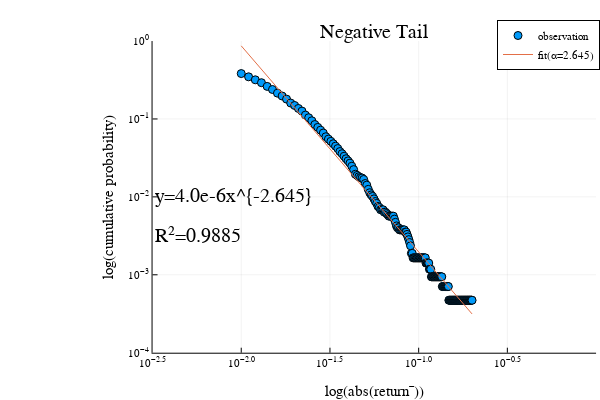

The code cell stored with this chart in its notebook:
### Code cell
absr⁻=abs.(r⁻)
α,c,R²=power_law_fit(absr⁻,xs)
plotly()
scatter(xs,ecdf(absr⁻).(xs),label="observation")
plot!(x->(10^c)*(x^(-α)),xs,label="fit(α=$(round(α;digits=3)))")
xlabel!("log(abs(return⁻))")
ylabel!("log(cumulative probability)")
title!("Negative Tail")
annotate!(-2.5,-2,text("y=$(round(10^c;digits=6))x^{-$(round(α;digits=3))}",:left))
annotate!(-2.5,-2.5,text("R²=$(round(R²;digits=4))",:left))
xaxis!(:log)
yaxis!(:log)
ylims!(10^-4,10^0)
xlims!(10^-2.5,10^0)

### Figure 1 — Plotly figure (JSON) as saved in the notebook; plotly's stock layout.template omitted (floating-point values rounded to 4 significant figures; data arrays with more than 128 entries replaced by an {"elided": "..."} marker saying what was removed)
{"data": [{"colorbar": {"title": {"text": ""}}, "legendgroup": "observation", "marker": {"color": "rgba(0, 154, 250, 1.000)", "line": {"color": "rgba(0, 0, 0, 1)", "width": 1}, "size": 8, "symbol": "circle"}, "mode": "markers", "name": "observation", "showlegend": true, "type": "scatter", "x": {"elided": "191 float values"}, "xaxis": "x", "y": {"elided": "191 float values"}, "yaxis": "y", "zmax": null, "zmin": null}, {"colorbar": {"title": {"text": ""}}, "legendgroup": "fit(α=2.645)", "line": {"color": "rgba(227, 111, 71, 1.000)", "dash": "solid", "shape": "linear", "width": 1}, "mode": "lines", "name": "fit(α=2.645)", "showlegend": true, "type": "scatter", "x": {"elided": "191 float values"}, "xaxis": "x", "y": {"elided": "191 float values"}, "yaxis": "y", "zmax": null, "zmin": null}], "layout": {"annotations": [{"font": {"color": "rgba(0, 0, 0, 1)", "family": "sans-serif", "size": 20}, "rotation": 0, "showarrow": false, "text": "Negative Tail", "x": 0.6238, "xanchor": "center", "xref": "paper", "y": 1, "yanchor": "top", "yref": "paper"}, {"font": {"color": "rgba(0, 0, 0, 1)", "family": "sans-serif", "size": 20}, "rotation": 0, "showarrow": false, "text": "y=4.0e-6x^{-2.645}", "x": -2.5, "xanchor": "left", "xref": "x", "y": -2, "yanchor": "middle", "yref": "y"}, {"font": {"color": "rgba(0, 0, 0, 1)", "family": "sans-serif", "size": 20}, "rotation": 0, "showarrow": false, "text": "R²=0.9885", "x": -2.5, "xanchor": "left", "xref": "x", "y": -2.5, "yanchor": "middle", "yref": "y"}], "height": 400, "legend": {"bgcolor": "rgba(255, 255, 255, 1.000)", "bordercolor": "rgba(0, 0, 0, 1)", "borderwidth": 1, "font": {"color": "rgba(0, 0, 0, 1)", "family": "sans-serif", "size": 11}, "title": {"font": {"color": "rgba(0, 0, 0, 1)", "family": "sans-serif", "size": 15}, "text": ""}, "tracegroupgap": 0, "traceorder": "normal", "x": 1, "xanchor": "auto", "y": 1, "yanchor": "auto"}, "margin": {"b": 20, "l": 0, "r": 0, "t": 20}, "paper_bgcolor": "rgba(255, 255, 255, 1.000)", "plot_bgcolor": "rgba(255, 255, 255, 1.000)", "showlegend": true, "width": 600, "xaxis": {"anchor": "y", "domain": [0.2542, 0.9934], "gridcolor": "rgba(0, 0, 0, 0.1)", "gridwidth": 0.5, "linecolor": "rgba(0, 0, 0, 1)", "mirror": false, "range": [-2.5, 0], "showgrid": true, "showline": true, "showticklabels": true, "tickangle": 0, "tickcolor": "rgb(0, 0, 0)", "tickfont": {"color": "rgba(0, 0, 0, 1)", "family": "sans-serif", "size": 11}, "tickmode": "array", "ticks": "inside", "ticktext": ["10<sup>−2.5</sup>", "10<sup>−2.0</sup>", "10<sup>−1.5</sup>", "10<sup>−1.0</sup>", "10<sup>−0.5</sup>", "10<sup>0.0</sup>"], "tickvals": [0.003162, 0.01, 0.03162, 0.1, 0.3162, 1], "title": {"font": {"color": "rgba(0, 0, 0, 1)", "family": "sans-serif", "size": 15}, "text": "log(abs(return⁻))"}, "type": "log", "visible": true, "zeroline": false, "zerolinecolor": "rgba(0, 0, 0, 1)"}, "yaxis": {"anchor": "x", "domain": [0.07581, 0.9415], "gridcolor": "rgba(0, 0, 0, 0.1)", "gridwidth": 0.5, "linecolor": "rgba(0, 0, 0, 1)", "mirror": false, "range": [-4, 0], "showgrid": true, "showline": true, "showticklabels": true, "tickangle": 0, "tickcolor": "rgb(0, 0, 0)", "tickfont": {"color": "rgba(0, 0, 0, 1)", "family": "sans-serif", "size": 11}, "tickmode": "array", "ticks": "inside", "ticktext": ["10<sup>−4</sup>", "10<sup>−3</sup>", "10<sup>−2</sup>", "10<sup>−1</sup>", "10<sup>0</sup>"], "tickvals": [0.0001, 0.001, 0.01, 0.1, 1], "title": {"font": {"color": "rgba(0, 0, 0, 1)", "family": "sans-serif", "size": 15}, "text": "log(cumulative probability)"}, "type": "log", "visible": true, "zeroline": false, "zerolinecolor": "rgba(0, 0, 0, 1)"}}}
